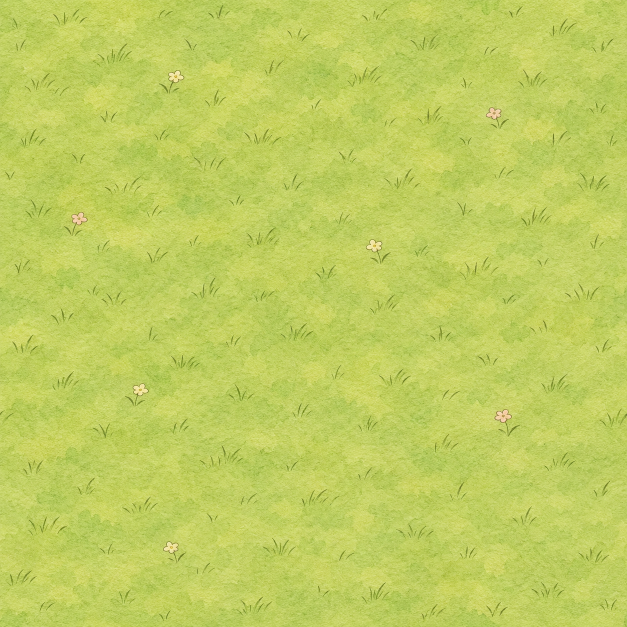
#> input picture assets/sandbox/tex_grass.png, 1254 x 1254 px (shown at 1/2 size); its folder holds 4 pictures in this run
$ python sandbox_art.py
#> lines starting #> are read from the running program, lines starting #| are printed output that depends on the picture
"""Builds the sandbox asset pack's art from the uncompressed originals in assets/sandbox/ (generated with gpt-6-astra).

usage: python tools/sandbox_art.py
Seamless textures: each original is made to tile (offset blend), shrunk to 256 px. Sprite sheets: cut by grid, trimmed, scaled and
anchored at the feet so that every cell has its feet on the same line, written as a single row or small grid.
"""
import os
from PIL import Image
import numpy as np

ROOT = os.path.dirname(os.path.dirname(os.path.abspath(__file__)))
SRC = os.path.join(ROOT, "assets", "sandbox")
OUT = os.path.join(ROOT, "sandbox", "src", "main", "assets", "sandbox")
os.makedirs(OUT, exist_ok=True)


def seamless(im, size=256):
#> called with size = 256
    im = im.convert("RGB").resize((512, 512), Image.LANCZOS)
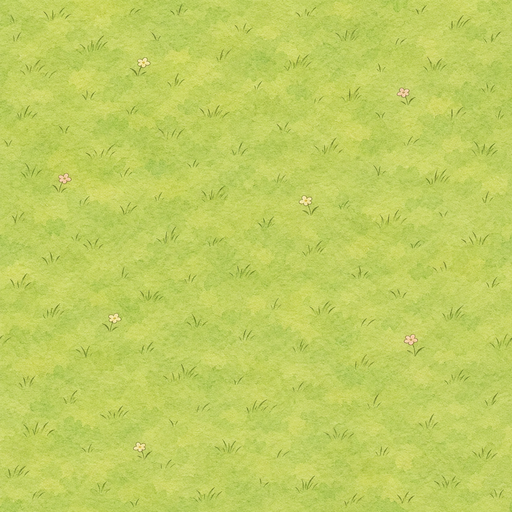
#> im: PIL image 512x512 RGB; mean R, G, B 191.3, 206.1, 95.6
    a = np.asarray(im).astype(np.float32)
    shifted = np.roll(np.roll(a, 256, 0), 256, 1)
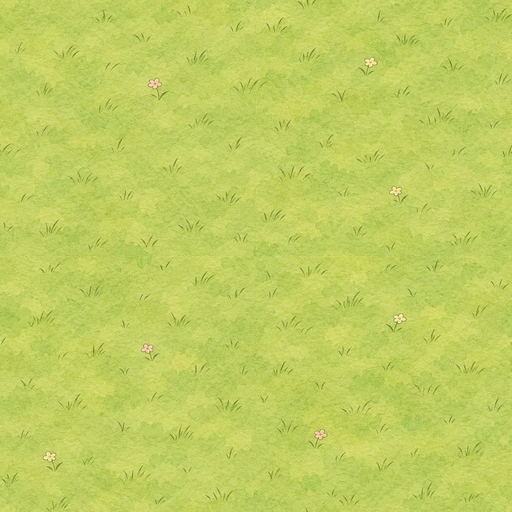
#> shifted: shape (512, 512, 3) float32; mean R, G, B 191.3, 206.1, 95.6
    ramp = np.abs(np.linspace(-1, 1, 512))
    w = np.maximum(ramp[None, :], ramp[:, None])  # 0 in the middle, 1 at the edges
    w = np.clip((w - .25) / .6, 0, 1)
    w = (w * w * (3 - 2 * w))[..., None]
    out = shifted * w + a * (1 - w)
    return Image.fromarray(out.astype(np.uint8)).resize((size, size), Image.LANCZOS)
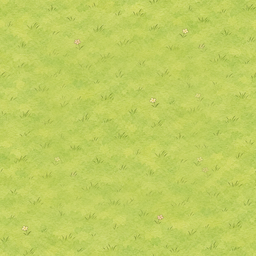
#> returned value: PIL image 256x256 RGB; mean R, G, B 190.9, 205.8, 95.2


def bbox(cell):
    alpha = np.asarray(cell.getchannel("A"))
    ys, xs = np.where(alpha > 24)
    if len(xs) == 0:
        return None
    return xs.min(), ys.min(), xs.max() + 1, ys.max() + 1


def cells(im, cols, rows):
    w, h = im.width // cols, im.height // rows
    return [im.crop((c * w, r * h, (c + 1) * w, (r + 1) * h)) for r in range(rows) for c in range(cols)]


def place(cell, scale, out_w, out_h, base, centre_on_cell=False):
    box = bbox(cell)
    out = Image.new("RGBA", (out_w, out_h), (0, 0, 0, 0))
    if box is None:
        return out
    sprite = cell.crop(box)
    sprite = sprite.resize((max(1, round(sprite.width * scale)), max(1, round(sprite.height * scale))), Image.LANCZOS)
    if centre_on_cell:
        cx = (box[0] + box[2]) / 2 if False else cell.width / 2
        x = round(out_w / 2 - (cell.width / 2 - box[0]) * scale)
    else:
        x = (out_w - sprite.width) // 2
    out.alpha_composite(sprite, (x, base - sprite.height))
    return out


def sheet(parts, cols, out_w, out_h):
    rows = (len(parts) + cols - 1) // cols
    out = Image.new("RGBA", (cols * out_w, rows * out_h), (0, 0, 0, 0))
    for i, p in enumerate(parts):
        out.alpha_composite(p, ((i % cols) * out_w, (i // cols) * out_h))
    return out


def save(im, name, quality=88):
#> called with name = 'tex_grass', quality = 85
    path = os.path.join(OUT, name + ".webp")
    im.save(path, "WEBP", quality=quality, method=6)
    print(name, os.path.getsize(path) // 1024, "KB", im.size)
#| tex_grass 7 KB (256, 256)


def main():
    for name in ["grass", "path", "stone", "water", "floor", "wall2", "roof"]:
        save(seamless(Image.open(os.path.join(SRC, "tex_" + name + ".png"))), "tex_" + name.replace("2", ""), 85)
#> pass 2 of the loop in main, `for name in ["grass", "path", "stone", "water", "floor", "wall2", "roo..`:
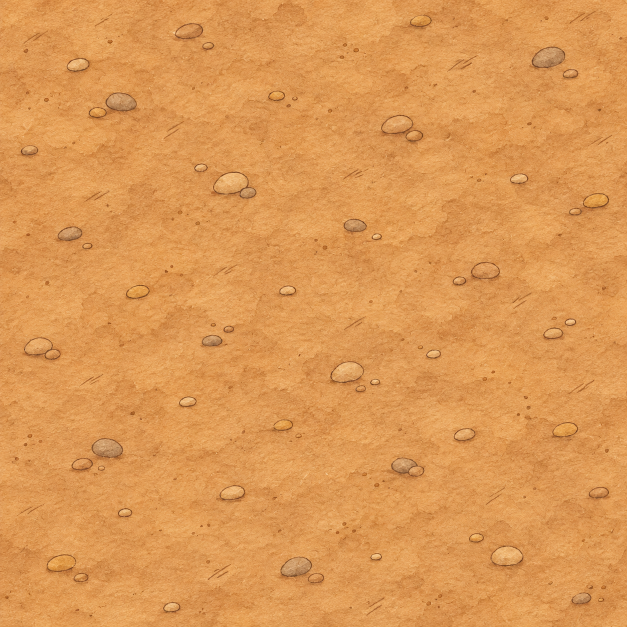
#> input picture assets/sandbox/tex_path.png, 1254 x 1254 px (shown at 1/2 size)
#> in seamless (call 2), `shifted = np.roll(np.roll(a, 256, 0), 256, 1)`:
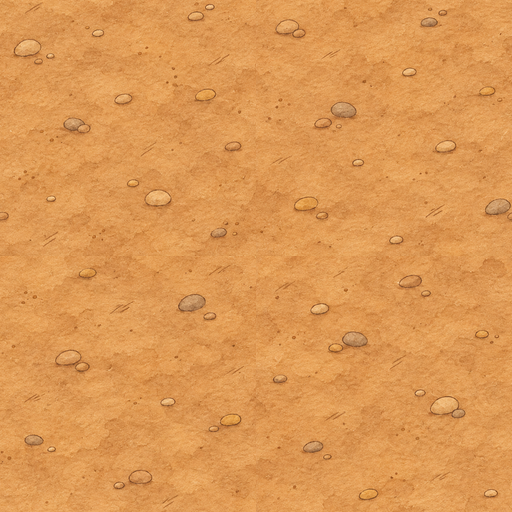
#> shifted: shape (512, 512, 3) float32; mean R, G, B 220.7, 152.3, 84.5
#> in seamless (call 2), `return Image.fromarray(out.astype(np.uint8)).resize((size, size), Imag..`:
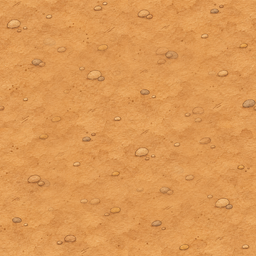
#> returned value: PIL image 256x256 RGB; mean R, G, B 220.5, 152.3, 84.5
#| tex_path 9 KB (256, 256)
    # Halgakos: one scale for all eighteen frames, so that she is the same size from every side.
    her = {}
    heights = []
    for name, file in (("down", "her_down"), ("up", "her_up"), ("side", "her_side2")):
        her[name] = cells(Image.open(os.path.join(SRC, file + ".png")).convert("RGBA"), 3, 2)
        heights += [bbox(c)[3] - bbox(c)[1] for c in her[name][:5]]
    scale = 190 / float(np.median(heights))
    for name in her:
        save(sheet([place(c, scale, 256, 240, 232, True) for c in her[name]], 6, 256, 240), "her_" + name)
    trees = cells(Image.open(os.path.join(SRC, "trees.png")).convert("RGBA"), 3, 1)
    save(sheet([place(c, min(1.0, 372 / (bbox(c)[3] - bbox(c)[1]), 312 / (bbox(c)[2] - bbox(c)[0])), 320, 384, 380) for c in trees], 3, 320, 384), "trees")
    for name, file, cols in (("rocks", "rocks", 2), ("furniture", "furniture", 2), ("creatures", "creatures", 2)):
        parts = []
        for c in cells(Image.open(os.path.join(SRC, file + ".png")).convert("RGBA"), cols, 2):
            b = bbox(c)
            parts.append(place(c, min(1.0, 232 / (b[3] - b[1]), 232 / (b[2] - b[0])), 256, 256, 250))
        save(sheet(parts, 2, 256, 256), name)


#> (the run stopped early here; a loop or call above may not have finished)
